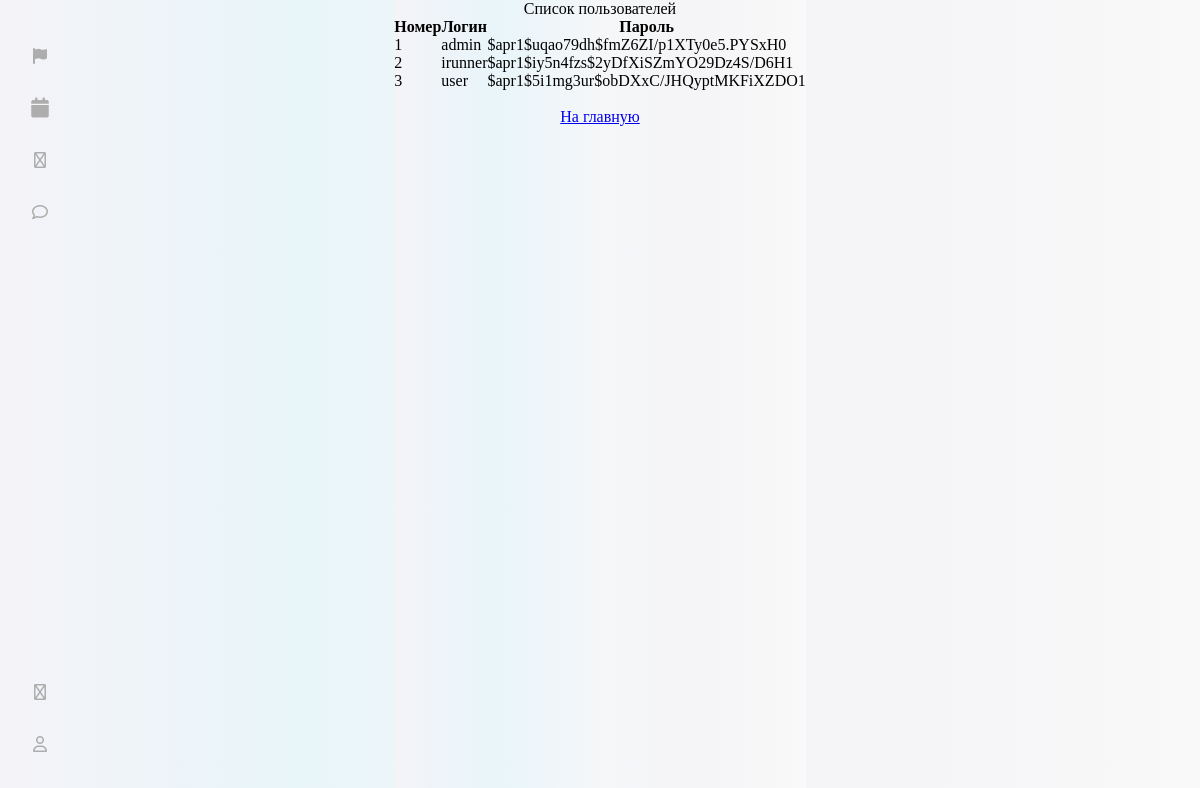
The app's page /apache-php/src/admin.php, older data.
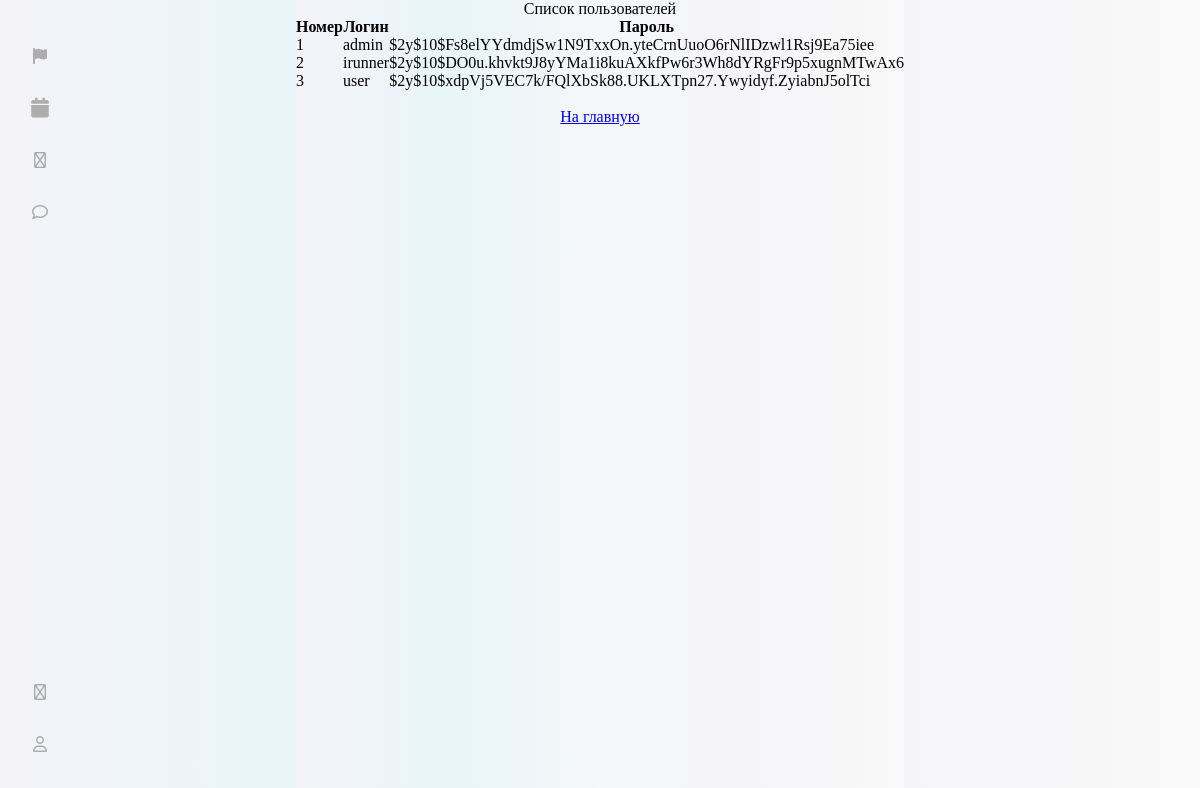
The same page, newer data.
### tables this page shows
CREATE TABLE IF NOT EXISTS users (
    ID INT(11) NOT NULL AUTO_INCREMENT,
    name VARCHAR(20) NOT NULL,
    password VARCHAR(75) NOT NULL,
    PRIMARY KEY (ID)
);

### apache-php/src/admin.php (the view, shortened to what this page needs)
<html lang="ru">
<head>
</head>
<body>
    <div class="sidenav">
        <div class="top">
            <a href="index.php">
                <span class="fa-stack" style="vertical-align: top; margin-top: 40px;">
                    <i class="fa-solid fa-circle fa-stack-2x"></i>
                    <i class="fa-solid fa-flag fa-stack-1x fa-inverse"></i>
                </span>
            </a>
            <a href="index.php">
                <span class="fa-stack" style="vertical-align: top;">
                    <i class="fa-solid fa-circle fa-stack-2x"></i>
                    <i class="fa-solid fa-calendar fa-stack-1x fa-lg fa-inverse"></i>
                </span>
            </a>
            <a href="index.php">
                <span class="fa-stack" style="vertical-align: top;">
                    <i class="fa-solid fa-circle fa-stack-2x"></i>
                    <i class="fa-regular fa-magnifying-glass fa-stack-1x fa-inverse"></i>
                </span>
            </a>
            <a href="index.php">
                <span class="fa-stack" style="vertical-align: top;">
                    <i class="fa-solid fa-circle fa-stack-2x icon-back"></i>
                    <i class="fa-regular fa-comment fa-stack-1x fa-inverse"></i>
                </span>
            </a>
        </div>
        <div class="bottom">
            <a href="index.php">
                <span class="fa-stack" style="vertical-align: top;">
                    <i class="fa-solid fa-circle fa-stack-2x"></i>
                    <i class="fa-regular fa-gear fa-stack-1x fa-inverse"></i>
                </span>
            </a>
            <a href="index.php">
                <span class="fa-stack" style="vertical-align: top;">
                    <i class="fa-solid fa-circle fa-stack-2x"></i>
                    <i class="fa-regular fa-user fa-stack-1x fa-inverse"></i>
                </span>
            </a>
        </div>
    </div>
        <div class="title">
            <p class="title_text">Список пользователей</p>
        </div>
        <?php
            $mysqli = openmysqli();
            $users = $mysqli->query('select * from ' . 'users');
        ?>
        <table cellspacing="0">
            <tr>
                <th>Номер</th>
                <th>Логин</th>
                <th>Пароль</th>
            </tr>
            <?php
                foreach ($users as $user) {
                    echo "
                        <tr>
                            <td>{$user['ID']}</td>
                            <td>{$user['name']}</td>
                            <td>{$user['password']}</td>
                        </tr>
                    ";
                };
            ?>
        </table>
        <br>
        <div class="btn_link">
            <a class="link" href="index.php">На главную</a>
        </div>
</body>
</html>

Row changes from the older to the newer data that the page shows:
changed users "admin": password "$apr1$uqao79dh$fmZ6ZI/p1XTy0e5.PYSxH0" → "$2y$10$Fs8elYYdmdjSw1N9TxxOn.yteCrnUuoO6rNlIDzwl1Rsj9Ea75iee"
changed users "irunner": password "$apr1$iy5n4fzs$2yDfXiSZmYO29Dz4S/D6H1" → "$2y$10$DO0u.khvkt9J8yYMa1i8kuAXkfPw6r3Wh8dYRgFr9p5xugnMTwAx6"
changed users "user": password "$apr1$5i1mg3ur$obDXxC/JHQyptMKFiXZDO1" → "$2y$10$xdpVj5VEC7k/FQlXbSk88.UKLXTpn27.Ywyidyf.ZyiabnJ5olTci"
